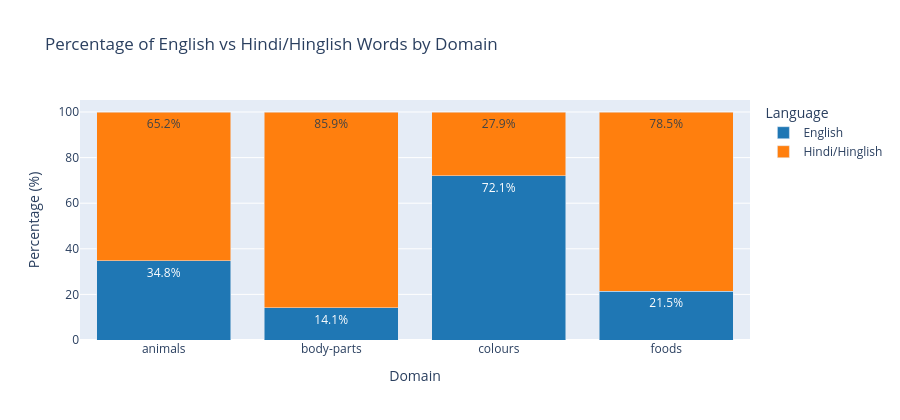

This figure's notebook cell:
### Markdown cell above
---
## 3. Overall Language Use Distribution

How much of the total vocabulary produced across subjects is in each language, broken down by domain?

### Code cell
# ── 3. Language distribution by domain ──────────────────────────────────────
domain_lang = (
    df.groupby(["domain", "language_type"])["word"]
    .count()
    .reset_index(name="count")
)
domain_lang["pct"] = domain_lang.groupby("domain")["count"].transform(lambda x: x / x.sum() * 100)

fig = px.bar(
    domain_lang,
    x="domain",
    y="pct",
    color="language_type",
    color_discrete_map={"English": "#1f77b4", "Hindi/Hinglish": "#ff7f0e"},
    barmode="stack",
    text=domain_lang["pct"].round(1).astype(str) + "%",
    title="Percentage of English vs Hindi/Hinglish Words by Domain",
    labels={"pct": "Percentage (%)", "domain": "Domain", "language_type": "Language"},
)
fig.update_traces(textposition="inside")
fig.update_layout(height=420, uniformtext_minsize=10)
fig.show()

print("\nRaw word counts per domain × language:")
display(domain_lang.pivot(index="domain", columns="language_type", values="count").fillna(0).astype(int))

### Figure 1 — Plotly figure (JSON) as saved in the notebook; plotly's stock layout.template omitted (floating-point values rounded to 4 significant figures)
{"data": [{"hovertemplate": "Language=English<br>Domain=%{x}<br>Percentage (%)=%{y}<br>text=%{text}<extra></extra>", "legendgroup": "English", "marker": {"color": "#1f77b4", "pattern": {"shape": ""}}, "name": "English", "orientation": "v", "showlegend": true, "text": ["34.8%", "14.1%", "72.1%", "21.5%"], "textposition": "inside", "type": "bar", "x": ["animals", "body-parts", "colours", "foods"], "xaxis": "x", "y": [34.79, 14.08, 72.11, 21.47], "yaxis": "y"}, {"hovertemplate": "Language=Hindi/Hinglish<br>Domain=%{x}<br>Percentage (%)=%{y}<br>text=%{text}<extra></extra>", "legendgroup": "Hindi/Hinglish", "marker": {"color": "#ff7f0e", "pattern": {"shape": ""}}, "name": "Hindi/Hinglish", "orientation": "v", "showlegend": true, "text": ["65.2%", "85.9%", "27.9%", "78.5%"], "textposition": "inside", "type": "bar", "x": ["animals", "body-parts", "colours", "foods"], "xaxis": "x", "y": [65.21, 85.92, 27.89, 78.53], "yaxis": "y"}], "layout": {"barmode": "stack", "height": 420, "legend": {"title": {"text": "Language"}, "tracegroupgap": 0}, "title": {"text": "Percentage of English vs Hindi/Hinglish Words by Domain"}, "uniformtext": {"minsize": 10}, "xaxis": {"anchor": "y", "domain": [0, 1], "title": {"text": "Domain"}}, "yaxis": {"anchor": "x", "domain": [0, 1], "title": {"text": "Percentage (%)"}}}}
